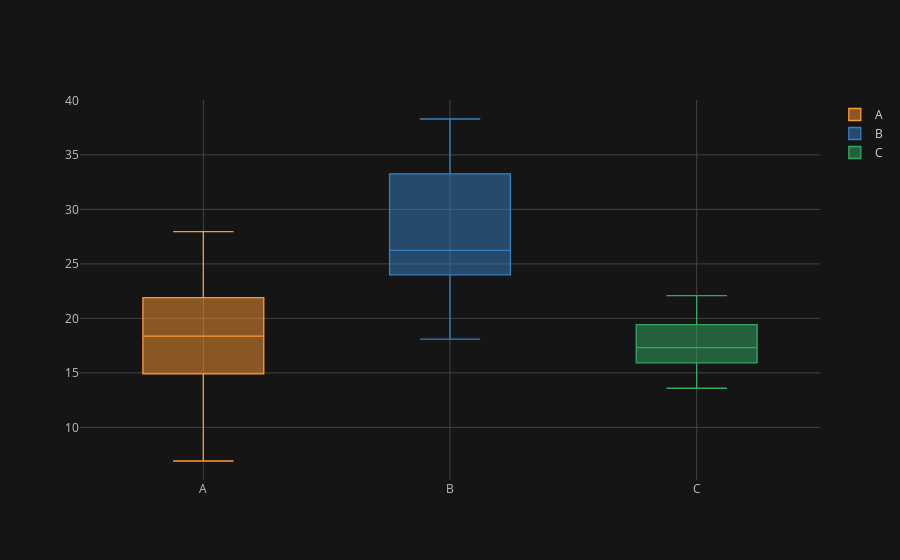

Notebook cell for this chart:
### Code cell
df.iplot(kind='box')
# it is used to identify outliers inside the column
# minimum data Q1-1.5*( quantile range)
# min
# Q1 25%> low outlier
# median
# Q3 75%
# max Q3+1.5*(quartile range)< high outlier
# highlighted box is called inter quartile range(IQR or QR)
